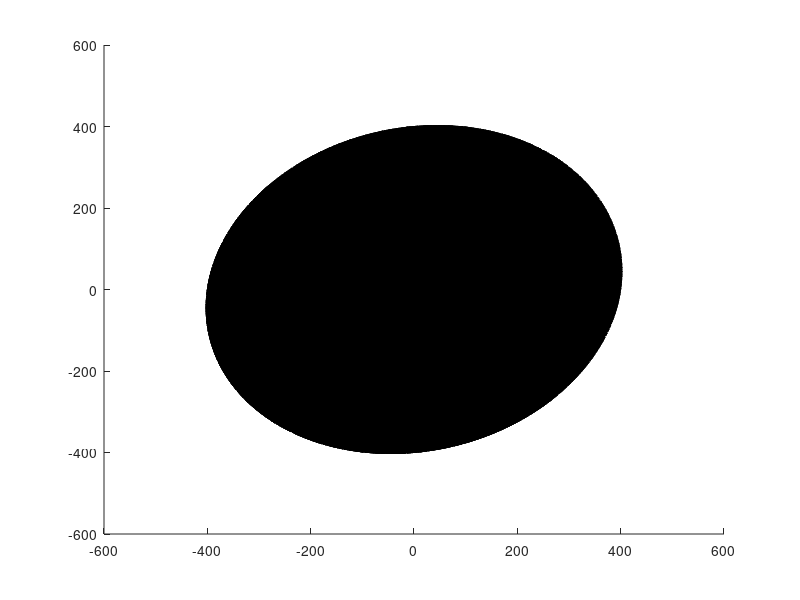

This chart was generated by the following MATLAB code: (Note: this script raises an error after producing the figure.)
clear
close all
clc
% Hill model
% http://dx.doi.org/10.1016/j.engfailanal.2013.07.001
% In the stress state plane

ft1 = 400;
ft2 = 400;
ft3 = 300;
fv4 = 85;


% Range of stress components
sigma1_range = linspace(-500, 500, 100);
sigma2_range = linspace(-500, 500, 100);
tau12_range = linspace(-200, 200, 100);


% Create a meshgrid for stress components
[sigma1, sigma2, tau12] = meshgrid(sigma1_range, sigma2_range, tau12_range);

% equastion from Paper: http://dx.doi.org/10.1016/j.engfailanal.2013.07.001
hill = (sigma1.^2)/(ft1.^2) + (sigma2.^2)/(ft2.^2) + (tau12.^2)/(fv4.^2) -...
    (1/(ft1.^2)+1/(ft2.^2)-1/(ft3.^2)).*sigma1.*sigma2;

isosurface_threshold = 1;

h1 = patch(isosurface(sigma1, sigma2, tau12, hill, isosurface_threshold));
% set(h1, 'FaceColor', 'b', 'EdgeColor', 'none', 'FaceAlpha', 0.3);
hold on;

isonormals(sigma1, sigma2, tau12,hill,h1)
isocolors(sigma1, sigma2, tau12,tau12,h1)
h1.FaceColor = 'interp';
h1.EdgeColor = 'none';
colorbar('Limits',[-100 100])
set(h1, 'FaceAlpha', 0.9);

xlim([-500 500])
xticks(-500:200:500)
ylim([-500 500])
yticks(-500:200:500)
zlim([-200 200])
zticks(-200:100:200)

xlabel('\sigma_{11}','Rotation',20);
ylabel('\sigma_{22}','Rotation',-25);
zlabel('\tau_{12}');

axis equal;
grid on;
view(3);

% Experimental results from the pure shear test
SH_sigma1 = 0; % Replace with your experimental value
SH_sigma2 = 0; % Replace with your experimental value
SH_tau12 = fv4; % Replace with your experimental value
% Experimental results from the 0° tension
T0_sigma1 = ft1; 
T0_sigma2 = 0; 
T0_tau12 = 0; 
% Experimental results from the 90°
T90_sigma1 = 0; 
T90_sigma2 = ft2; 
T90_tau12 = 0;
% Plot the experimental point on the 3D surface
hold on;
plot3(SH_sigma1, SH_sigma2, SH_tau12, 'ko', 'MarkerSize', 8, 'MarkerFaceColor', 'k');
plot3(T0_sigma1, T0_sigma2, T0_tau12, 'ko', 'MarkerSize', 8, 'MarkerFaceColor', 'k');
plot3(T90_sigma1, T90_sigma2, T90_tau12, 'ko', 'MarkerSize', 8, 'MarkerFaceColor', 'k');

set(gca,'xcolor','k','ycolor','k','zcolor','k','linewidth',1.5,'FontSize',14,'GridColor',...
    [0 0 1])
% legend('Hill48 Yield Surface', 'von Mises Yield Surface', 'Experimental Result');
% l = legend({'Mon Mises','Hill 48','Experimental'}...
%     ,'FontSize',12,'Position',[0.54804762405015 0.766269845740191 0.258928566426039 0.161904757434413]);
% hold off;
legend off
% legend boxoff
% grid off
view([-8.06540462663144 21.0564963843214]);
print(gcf,'-dtiffn','Hill_1')
view([0 90]);
print(gcf,'-dtiffn','Hill_2')
view([0 0]);
colorbar off
print(gcf,'-dtiffn','Hill_3')